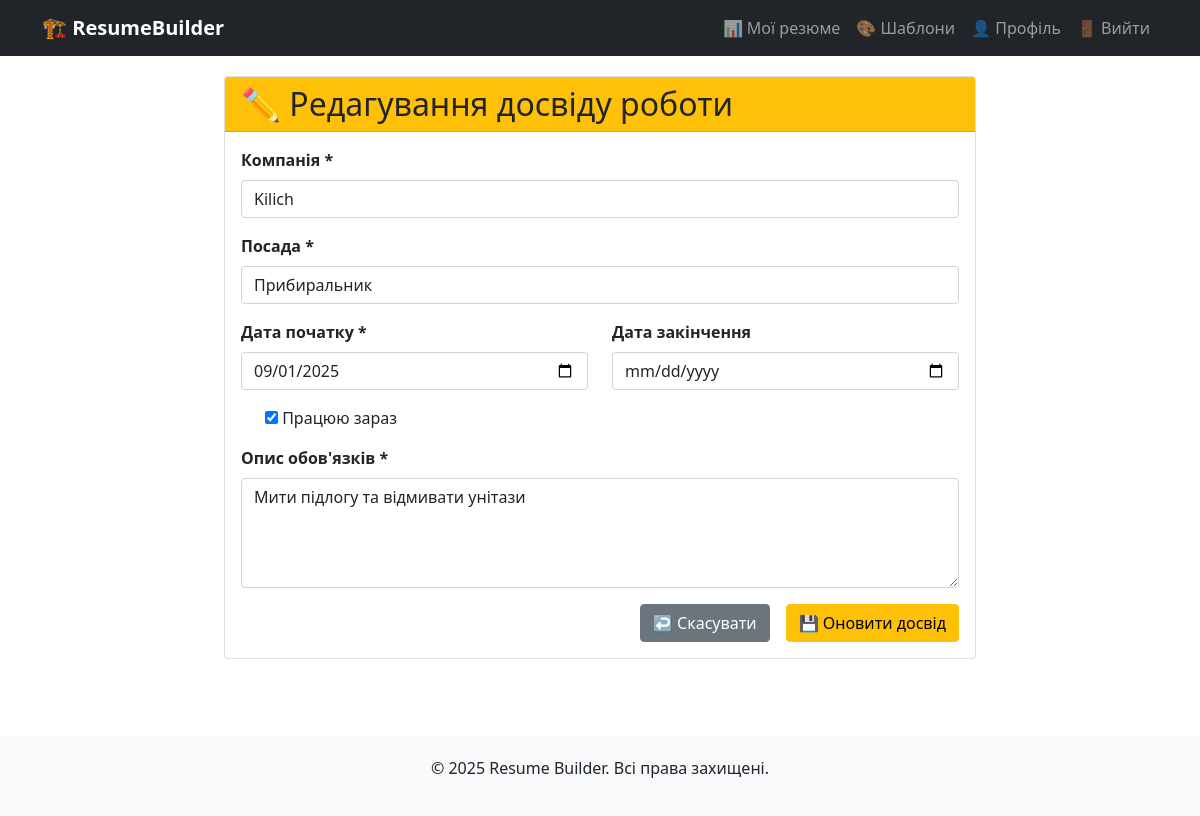
Screenshot of /experience/2/edit/ (signed in) with the database file from the repository.
### resumes/models.py (models this page shows, shortened)
class Experience(models.Model):
    resume = models.ForeignKey(
        Resume,
        on_delete=models.CASCADE,
        related_name='experiences',
        verbose_name="Резюме"
    )
    company = models.CharField(
        max_length=100,
        verbose_name="Компанія"
    )
    position = models.CharField(
        max_length=100,
        verbose_name="Посада"
    )
    start_date = models.DateField(
        verbose_name="Дата початку"
    )
    end_date = models.DateField(
        null=True,
        blank=True,
        verbose_name="Дата закінчення"
    )
    currently_working = models.BooleanField(
        default=False,
        verbose_name="Працюю зараз"
    )
    description = models.TextField(
        verbose_name="Опис обов'язків"
    )

### resumes/views.py (the view)
# urls.py: path('experience/<int:experience_id>/edit/', views.edit_experience, name='edit_experience'),
@login_required
def edit_experience(request, experience_id):
    experience = get_object_or_404(Experience, id=experience_id, resume__user=request.user)
    if request.method == 'POST':
        form = ExperienceForm(request.POST, instance=experience)
        if form.is_valid():
            form.save()
            messages.success(request, 'Досвід роботи оновлено!')
            return redirect('dashboard')
    else:
        form = ExperienceForm(instance=experience)
    return render(request, 'resumes/edit_experience.html', {
        'form': form,
        'experience': experience
    })

### resumes/forms.py
class ExperienceForm(forms.ModelForm):
    class Meta:
        model = Experience
        fields = ['company', 'position', 'start_date', 'end_date',
                 'currently_working', 'description']
        widgets = {
            'company': forms.TextInput(attrs={'class': 'form-control'}),
            'position': forms.TextInput(attrs={'class': 'form-control'}),
            'start_date': forms.DateInput(attrs={'class': 'form-control', 'type': 'date'}),
            'end_date': forms.DateInput(attrs={'class': 'form-control', 'type': 'date'}),
            'description': forms.Textarea(attrs={'class': 'form-control', 'rows': 4}),
        }

### templates/resumes/edit_experience.html (shortened to what this page needs)
{% extends 'base.html' %}
{% block content %}
<div class="row justify-content-center">
    <div class="col-md-8">
        <div class="card">
            <div class="card-header bg-warning text-dark">
                <h2 class="mb-0">✏️ Редагування досвіду роботи</h2>
            </div>
            <div class="card-body">
                <form method="post">
                    <div class="mb-3">
                        <label class="form-label fw-bold">Компанія *</label>
                        {{ form.company }}
                    </div>
                    <div class="mb-3">
                        <label class="form-label fw-bold">Посада *</label>
                        {{ form.position }}
                    </div>
                    <div class="row">
                        <div class="col-md-6">
                            <div class="mb-3">
                                <label class="form-label fw-bold">Дата початку *</label>
                                {{ form.start_date }}
                            </div>
                        </div>
                        <div class="col-md-6">
                            <div class="mb-3">
                                <label class="form-label fw-bold">Дата закінчення</label>
                                {{ form.end_date }}
                            </div>
                        </div>
                    </div>
                    <div class="mb-3">
                        <div class="form-check">
                            {{ form.currently_working }}
                            <label class="form-check-label">Працюю зараз</label>
                        </div>
                    </div>
                    <div class="mb-3">
                        <label class="form-label fw-bold">Опис обов'язків *</label>
                        {{ form.description }}
                    </div>
                    <div class="d-grid gap-2 d-md-flex justify-content-md-end">
                        <a href="{% url 'dashboard' %}" class="btn btn-secondary me-md-2">↩️ Скасувати</a>
                        <button type="submit" class="btn btn-warning">💾 Оновити досвід</button>
                    </div>
                </form>
            </div>
        </div>
    </div>
</div>
{% endblock %}

### rows the page displays
Experience: company "Kilich", position "Прибиральник", start_date "09/01/2025", currently_working "☑", description "Мити підлогу та відмивати унітази"
